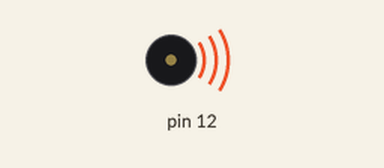
A sketch run on a simulated Arduino Uno, built with avr-gcc and run on an emulated ATmega328P. Shown: buzzer (waves = sounding).

Above: at 0.5 s.
Timing chart, 0 to 4.6 s (numbered marks = the images above):
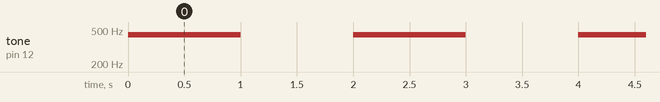

The sketch:

U2-A440.ino
```cpp
void setup()
{
}

void loop()
{
  tone(12, 440);
  delay(1000);
  noTone(12);
  delay(1000);
}
```

Measured:
- by itself, tone on pin 12: alternates 440 Hz for 1.0 s and silent for 1.0 s
